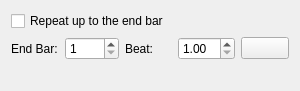
<?xml version="1.0" encoding="UTF-8"?>
<ui version="4.0">
 <class>GuiLoopingPopup</class>
 <widget class="QWidget" name="GuiLoopingPopup">
  <property name="geometry">
   <rect>
    <x>0</x>
    <y>0</y>
    <width>300</width>
    <height>90</height>
   </rect>
  </property>
  <property name="sizePolicy">
   <sizepolicy hsizetype="Minimum" vsizetype="Minimum">
    <horstretch>0</horstretch>
    <verstretch>0</verstretch>
   </sizepolicy>
  </property>
  <property name="windowTitle">
   <string>Form</string>
  </property>
  <layout class="QVBoxLayout" name="verticalLayout">
   <item>
    <widget class="QCheckBox" name="loopCheck">
     <property name="text">
      <string>Repeat up to the end bar</string>
     </property>
    </widget>
   </item>
   <item>
    <layout class="QHBoxLayout" name="horizontalLayout">
     <property name="sizeConstraint">
      <enum>QLayout::SetMinimumSize</enum>
     </property>
     <item>
      <widget class="QLabel" name="endBarLabel">
       <property name="text">
        <string>End Bar:</string>
       </property>
      </widget>
     </item>
     <item>
      <widget class="QSpinBox" name="endBarSpin">
       <property name="minimum">
        <number>1</number>
       </property>
       <property name="maximum">
        <number>1000</number>
       </property>
      </widget>
     </item>
     <item>
      <widget class="QLabel" name="endBeatLabel">
       <property name="text">
        <string>Beat:</string>
       </property>
      </widget>
     </item>
     <item>
      <widget class="QDoubleSpinBox" name="endBeatSpin">
       <property name="toolTip">
        <string>Beat within the end bar (1 is the first beat, 2.5 is halfway through the second beat)</string>
       </property>
       <property name="decimals">
        <number>2</number>
       </property>
       <property name="minimum">
        <double>1.000000000000000</double>
       </property>
       <property name="maximum">
        <double>32.990000000000002</double>
       </property>
       <property name="singleStep">
        <double>0.500000000000000</double>
       </property>
      </widget>
     </item>
     <item>
      <widget class="QPushButton" name="endHereButton">
       <property name="toolTip">
        <string>Set the end to the current notes</string>
       </property>
       <property name="text">
        <string/>
       </property>
       <property name="icon">
        <iconset resource="application.qrc">
         <normaloff>:/images/flag.png</normaloff>:/images/flag.png</iconset>
       </property>
       <property name="iconSize">
        <size>
         <width>20</width>
         <height>20</height>
        </size>
       </property>
      </widget>
     </item>
    </layout>
   </item>
   <item>
    <widget class="QLabel" name="loopingText">
     <property name="text">
      <string notr="true"/>
     </property>
    </widget>
   </item>
  </layout>
 </widget>
 <resources>
  <include location="application.qrc"/>
 </resources>
 <connections/>
</ui>
